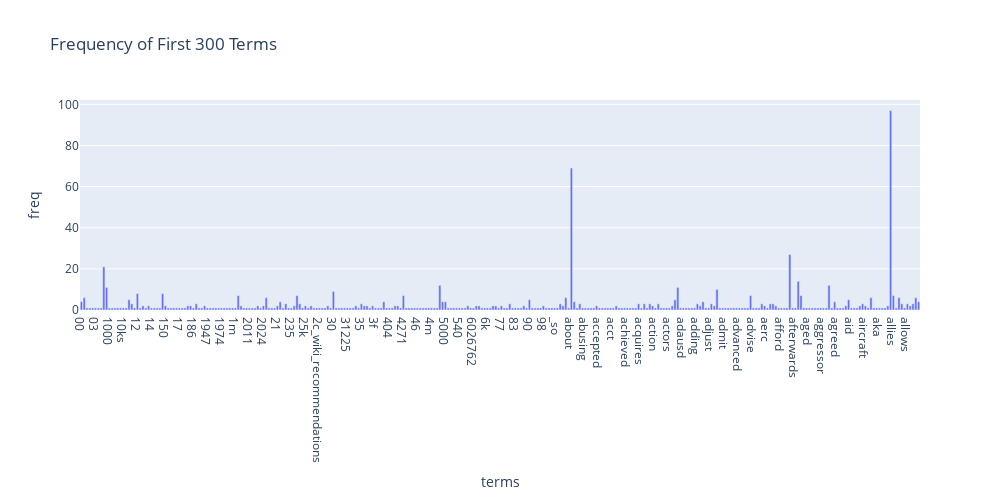

The cell this chart's notebook holds for it:
### Code cell
import plotly
import plotly.express as px

df_bar = pd.DataFrame({
    'terms': count_vect.get_feature_names_out()[:300],
    'freq': term_freq[:300]
})

fig = px.bar(df_bar,x='terms',y='freq',title="Frequency of First 300 Terms")
fig.update_layout(width=1000, height=500)
fig.show()

### Figure 1 — Plotly figure (JSON) as saved in the notebook; plotly's stock layout.template omitted (floating-point values rounded to 4 significant figures; data arrays with more than 128 entries replaced by an {"elided": "..."} marker saying what was removed)
{"data": [{"hovertemplate": "terms=%{x}<br>freq=%{y}<extra></extra>", "legendgroup": "", "marker": {"color": "#636efa", "pattern": {"shape": ""}}, "name": "", "orientation": "v", "showlegend": false, "textposition": "auto", "type": "bar", "x": {"elided": "300 str values"}, "xaxis": "x", "y": {"elided": "300 int values"}, "yaxis": "y"}], "layout": {"barmode": "relative", "height": 500, "legend": {"tracegroupgap": 0}, "title": {"text": "Frequency of First 300 Terms"}, "width": 1000, "xaxis": {"anchor": "y", "domain": [0, 1], "title": {"text": "terms"}}, "yaxis": {"anchor": "x", "domain": [0, 1], "title": {"text": "freq"}}}}
